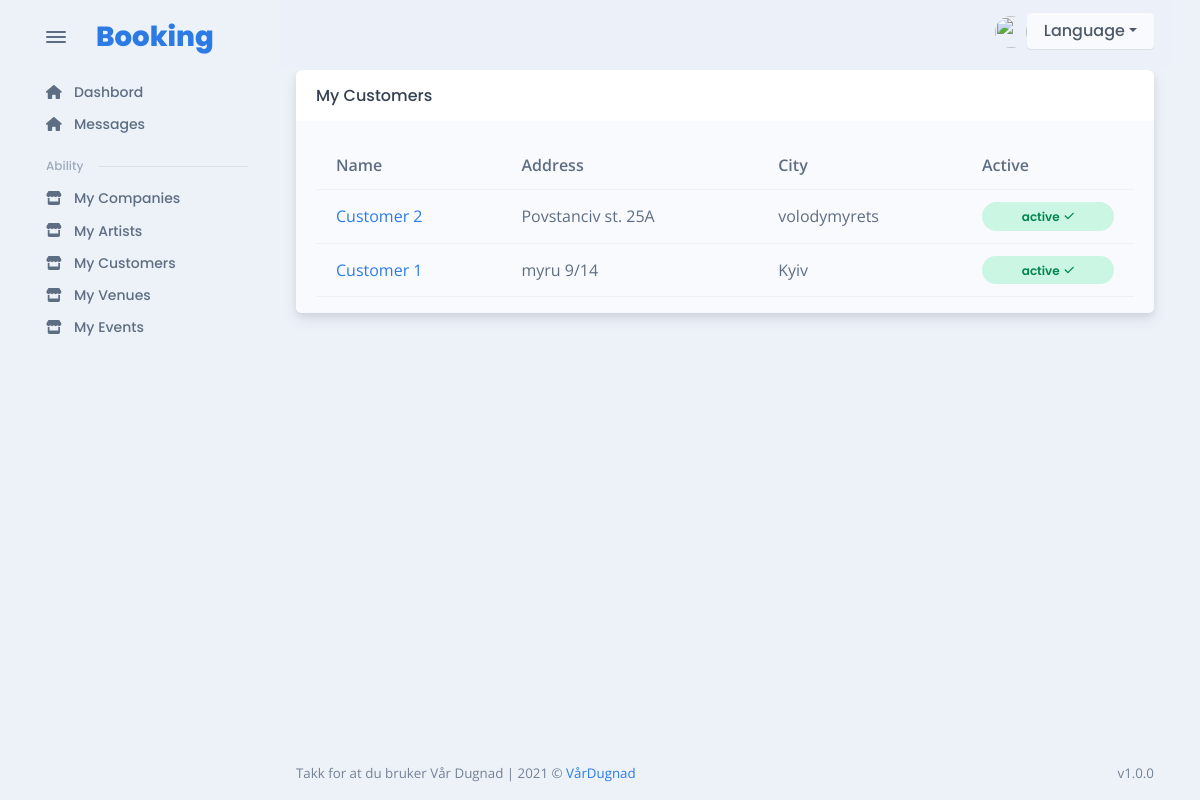
Page /en/customer/my/ (signed in) on the earlier database version.
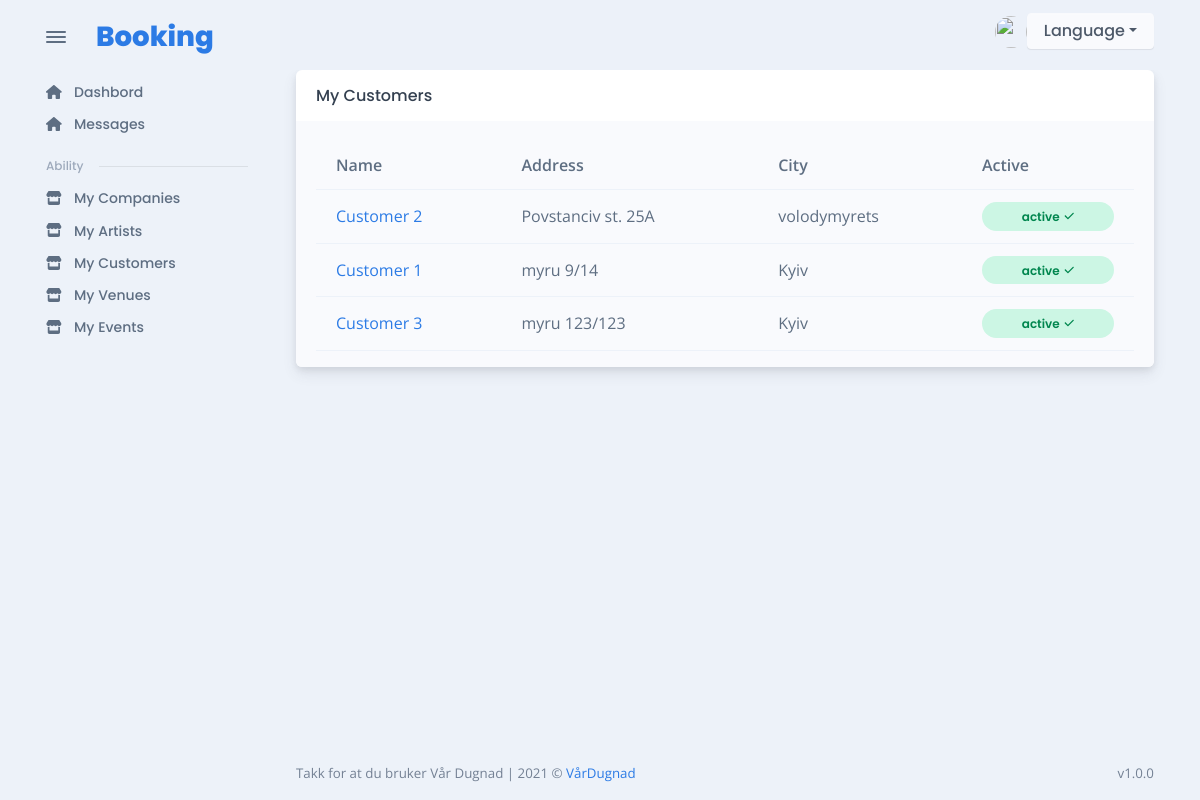
Same page on the later database version.
### customer/models.py (models this page shows, shortened)
class CustomerAccess(models.Model):
    customer = models.ForeignKey(
        Customer, verbose_name="customer_access", on_delete=models.CASCADE
    )
    access = models.ForeignKey(
        User, verbose_name=("access"), on_delete=models.CASCADE, null=True
    )
    admin = models.BooleanField(default=False)
    class Meta:
        unique_together = (
            "customer",
            "access",
        )

class Customer(models.Model):
    organization_number = models.CharField(
        "Organization number", max_length=255, unique=True
    )
    name = models.CharField("Name", max_length=255, unique=True)
    address = models.CharField("Address", max_length=255)
    zip_code = models.CharField("Zip Code", max_length=255)
    city = models.CharField("City", max_length=255)
    active = models.BooleanField(default=True)

### customer/views.py (the view)
# urls.py: path("my/", MyCustomerListView.as_view(), name="my_customers"),
class MyCustomerListView(LoginRequiredMixin, ListView):
    model = CustomerAccess
    template_name = "customer/my_customer_list.html"
    context_object_name = "customer_access"
    def get_queryset(self):
        return handle_customer.get_customers_for_user(self.request.user)
    def dispatch(self, *args, **kwargs):
        dispatch_method = super(MyCustomerListView, self).dispatch
        if not (
            self.request.user.is_staff
            or CustomerAccess.objects.filter(access=self.request.user)
        ):
            raise PermissionDenied
        return dispatch_method(*args, **kwargs)
    def get_context_data(self, **kwargs):
        context = super().get_context_data(**kwargs)
        context["has_perm"] = self.request.user.is_staff
        return context

### artist/templatetags/artist_tags.py (called while the page is built)
@register.filter
def has_access_to_artist(user):
    return ArtistAccess.objects.filter(access=user)

@register.filter
def has_access_to_company(user):
    return CompanyAccess.objects.filter(access=user)

@register.filter
def has_access_full_to_company(user):
    return CompanyAccess.objects.filter(access=user, admin=True)

### customer/services/handle_customer.py (called while the page is built)
def get_customers_for_user(user):
    return CustomerAccess.objects.filter(access=user)

### customer/templatetags/customer_tags.py (called while the page is built)
@register.filter
def has_access_to_customer(user):
    return CustomerAccess.objects.filter(access=user)

### event/templatetags/event_tags.py (called while the page is built)
@register.filter
def has_access_to_event(user):
    return EventTeam.objects.filter(user = user)

### users/models.py (called while the page is built)
    @property
    def is_staff(self):
        return self.staff

### venue/templatetags/venue_tags.py (called while the page is built)
@register.filter
def has_access_to_venue(user):
    return VenueAccess.objects.filter(access=user)

### templates/customer/my_customer_list.html (shortened to what this page needs)
{% extends 'base/auth_base.html' %}
{% load static %}
{% load widget_tweaks %}
{% load artist_tags %}
{% block content %}
<div class="card">
  <div class="card-header">
    <div class="row flex-between-center">
      <div class="col-4 col-sm-auto d-flex align-items-center pe-0">
        <h5 class="fs-0 mb-0 text-nowrap py-2 py-xl-0">My Customers</h5>
      </div>
    </div>
  </div>
  <div class="card-body bg-light pb-0">
    <div class="table-responsive scrollbar">
      {% if customer_access|length %}
        <table class="table table-hover table-striped overflow-hidden">
            <thead>
              <tr>
                <th scope="col">Name</th>
                <th scope="col">Address</th>
                <th scope="col">City</th>
                <th scope="col">Active</th>
              </tr>
            </thead>
            <tbody>
              {% for access in customer_access %}
                <tr class="align-middle mb-10" id="table_row">
                  <td class="text-nowrap">
                    <div class="d-flex align-items-center">
                      <div class=""><a href="{% url 'customer_details' access.customer.id %}">{{access.customer.name}}</a></div>
                  </td>
                  <td class="text-nowrap"> {{access.customer.address}} </td>
                  <td class="text-nowrap"> {{access.customer.city}} </td>
                  {% if access.customer.active %}
                    <td><span class="badge badge rounded-pill d-block p-2 badge-soft-success">active<span class="ms-1 fas fa-check" data-fa-transform="shrink-2"></span></span></td>
                  {% else %}
                    <td><span class="badge badge rounded-pill d-block p-2 badge-soft-danger">not active<span class="ms-1 fas fa-times" data-fa-transform="shrink-2"></span></span></td>
                  {% endif %}
                </tr>
              {% endfor %}
            </tbody>
          </table>
          {% else %}
            {% if has_perm %}
              <p>There is no customer yet, try to add some</p>
            {% else %}
              <p>There is no customer yet and you are not allowed to add some</p>
            {% endif %}
          {% endif %}
    </div>
  </div>
  </div>
{% endblock %}

Differences in the rows shown:
added CustomerAccess: customer.name "Customer 3", customer.address "myru 123/123", customer.city "Kyiv", shows "active"
